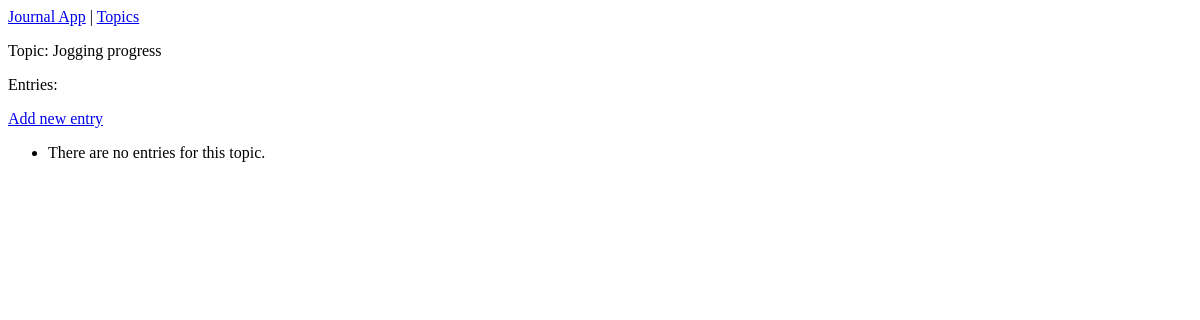
Before: /topics/2/ with the older database file.
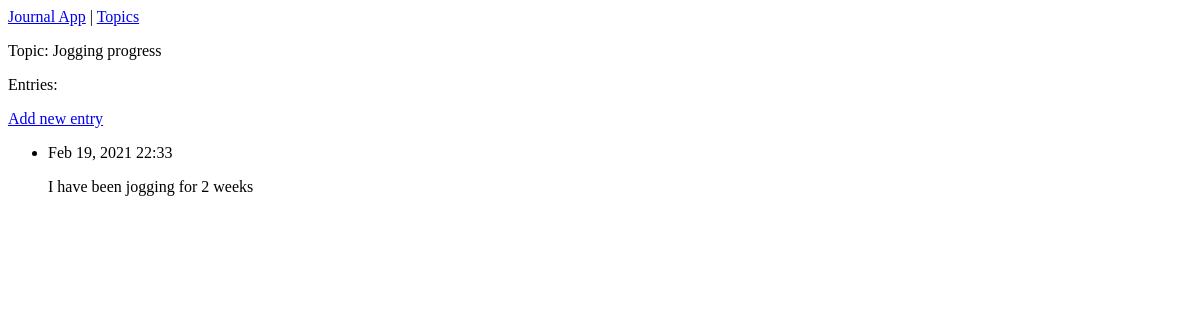
After: the same page with the newer database file.
### journal_entries/models.py (models this page shows, shortened)
class Entry(models.Model):
    topic = models.ForeignKey(Topic, on_delete=models.CASCADE)
    text = models.TextField()
    date_added = models.DateTimeField(auto_now_add=True)
    class Meta:
        verbose_name_plural = 'entries'

### journal_entries/views.py (the view)
# urls.py: path('topics/<int:topic_id>/', views.topic, name='topic'),
def topic(request, topic_id):
    topic = Topic.objects.get(id=topic_id)
    entries = topic.entry_set.order_by('-date_added')
    context = {'topic': topic, 'entries': entries}
    return render(request, 'journal_entries/topic.html', context)

### journal_entries/models.py (called while the page is built)
    def __str__(self):
        return self.text

### journal_entries/templates/journal_entries/topic.html
{% extends 'journal_entries/base.html' %}
{% block content %}
  <p>Topic: {{ topic }}</p>
  <p>Entries:</p>
  <p>
    <a href="{% url 'journal_entries:new_entry' topic.id %}">Add new entry</a>
  </p>
  <ul>
  {% for entry in entries %}
    <li>
      <p>{{ entry.date_added|date:'M d, Y H:i' }}</p>
      <p>{{  entry.text|linebreaks }}</p>
    </li>
  {% empty %}
    <li>There are no entries for this topic.</li>
  {% endfor %}
  </ul>
{% endblock content %}

Changed rows visible on the page:
added Entry: date_added "Feb 19, 2021 22:33", text "I have been jogging for 2 weeks"
Other visible differences:
text no longer shown: "There are no entries for this topic."
